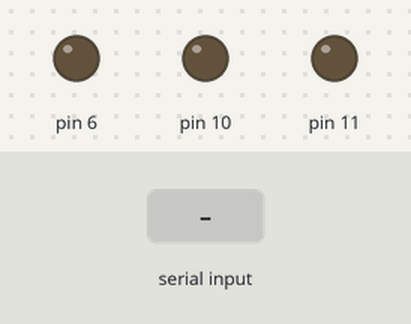
The sketch below on a simulated Arduino Uno, built with avr-gcc and run on an emulated ATmega328P. Parts: output pins drawn as LEDs (lit = HIGH). The test bench sets the inputs (shaded band). What the sketch prints to the serial monitor is not drawn.

Above: at 1.2 s.
1.3 s: "1\n" received over Serial
At 2.0 s:
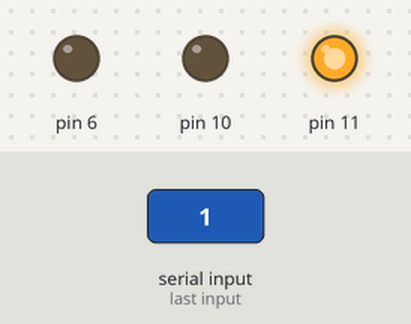
3.8 s: "2\n" received over Serial
At 4.6 s:
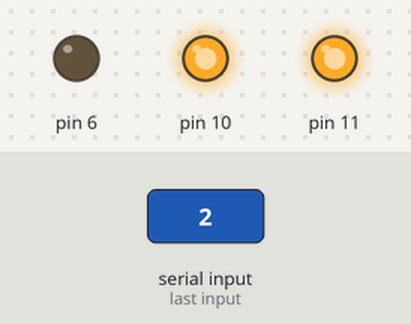
6.3 s: "3\n" received over Serial
At 7.0 s:
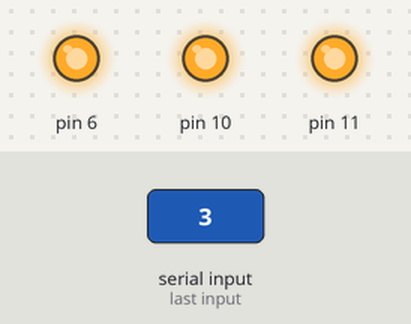
Timing chart, 0 to 9.3 s (numbered marks = the images above; inputs shaded):
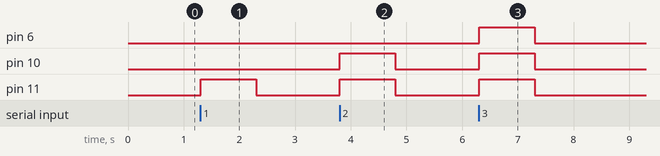

The sketch:

serial_input.ino
```cpp
int input; //number inputing variable


void setup()
{
  // The pinmodes of the pins 11, 10 and 6 are set to high. Serial port 9600 is started and the welcome message is printed.
  pinMode(11, OUTPUT);
  pinMode(10, OUTPUT);
  pinMode(6, OUTPUT);
  Serial.begin(9600);
  Serial.println("YOU SUCK! but enter in the number of LED's you wanna turn on.");
}


void loop()
{
while (Serial.available())  //detecting what the input is
{
  input = Serial.parseInt(); //collect the int from the serail moniter and what u inputted //all parse does it conver the input to int

  if(input == 1) //when "1" is typed it turns on one lED
  {
    digitalWrite(11, HIGH);
  }

  else if(input == 2) //when "2" is typed it turns on first two LED's
  {
  digitalWrite(11, HIGH);
  digitalWrite(10, HIGH);
  }

   else if(input == 3) //when "3" is typed it turns on all three LED's
  {
  digitalWrite(11, HIGH);
  digitalWrite(10, HIGH);
  digitalWrite(6, HIGH);
  }

  else //when anythign else is typed, it turns off all LED's
  {
   digitalWrite(11, LOW);
  digitalWrite(10, LOW);
  digitalWrite(6, LOW);
  }
}
}
```

Measured:
- after the input at 1.3 s, pin 11: LOW → HIGH at once, → LOW 1.0 s later
- after the input at 3.8 s, pin 10, pin 11: LOW → HIGH at once, → LOW 1.0 s later
- after the input at 6.3 s, pin 6, pin 10, pin 11: LOW → HIGH at once, → LOW 1.0 s later
